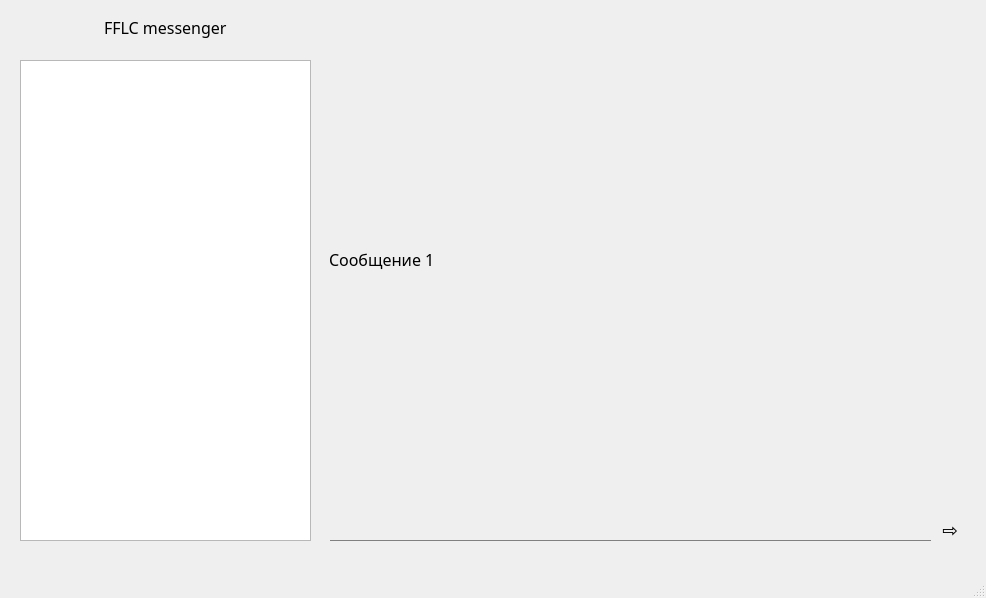
<?xml version="1.0" encoding="UTF-8"?>
<ui version="4.0">
 <class>MainWindow</class>
 <widget class="QMainWindow" name="MainWindow">
  <property name="geometry">
   <rect>
    <x>0</x>
    <y>0</y>
    <width>986</width>
    <height>598</height>
   </rect>
  </property>
  <property name="windowTitle">
   <string>MainWindow</string>
  </property>
  <property name="styleSheet">
   <string notr="true"/>
  </property>
  <widget class="QWidget" name="centralwidget">
   <widget class="QWidget" name="gridLayoutWidget">
    <property name="geometry">
     <rect>
      <x>20</x>
      <y>60</y>
      <width>291</width>
      <height>481</height>
     </rect>
    </property>
    <layout class="QGridLayout" name="gridLayout">
     <item row="0" column="0">
      <widget class="QListWidget" name="listWidget">
       <property name="font">
        <font>
         <family>SF UI Display</family>
         <pointsize>12</pointsize>
         <italic>false</italic>
         <bold>false</bold>
        </font>
       </property>
       <property name="styleSheet">
        <string notr="true"/>
       </property>
      </widget>
     </item>
    </layout>
   </widget>
   <widget class="QWidget" name="horizontalLayoutWidget">
    <property name="geometry">
     <rect>
      <x>20</x>
      <y>10</y>
      <width>291</width>
      <height>35</height>
     </rect>
    </property>
    <layout class="QHBoxLayout" name="horizontalLayout">
     <item>
      <widget class="QPushButton" name="pushButton">
       <property name="sizePolicy">
        <sizepolicy hsizetype="Fixed" vsizetype="Fixed">
         <horstretch>0</horstretch>
         <verstretch>0</verstretch>
        </sizepolicy>
       </property>
       <property name="autoFillBackground">
        <bool>false</bool>
       </property>
       <property name="styleSheet">
        <string notr="true">QPushButton
{
border: none
}
QPushButton:hover
{
border: 1px solid #bebebe;
}</string>
       </property>
       <property name="text">
        <string/>
       </property>
       <property name="checkable">
        <bool>false</bool>
       </property>
       <property name="default">
        <bool>false</bool>
       </property>
      </widget>
     </item>
     <item alignment="Qt::AlignHCenter">
      <widget class="QLabel" name="label">
       <property name="font">
        <font>
         <family>SF UI Display</family>
         <pointsize>12</pointsize>
         <italic>false</italic>
         <bold>false</bold>
        </font>
       </property>
       <property name="text">
        <string>FFLC messenger</string>
       </property>
      </widget>
     </item>
     <item>
      <widget class="QPushButton" name="pushButton_2">
       <property name="sizePolicy">
        <sizepolicy hsizetype="Maximum" vsizetype="Fixed">
         <horstretch>0</horstretch>
         <verstretch>0</verstretch>
        </sizepolicy>
       </property>
       <property name="styleSheet">
        <string notr="true">QPushButton
{
border: none
}
QPushButton:hover
{
border: 1px solid #bebebe;
}
</string>
       </property>
       <property name="text">
        <string/>
       </property>
      </widget>
     </item>
    </layout>
   </widget>
   <widget class="QWidget" name="verticalLayoutWidget">
    <property name="geometry">
     <rect>
      <x>330</x>
      <y>510</y>
      <width>601</width>
      <height>31</height>
     </rect>
    </property>
    <layout class="QVBoxLayout" name="verticalLayout">
     <item>
      <widget class="QPlainTextEdit" name="plainTextEdit">
       <property name="sizePolicy">
        <sizepolicy hsizetype="Ignored" vsizetype="Ignored">
         <horstretch>0</horstretch>
         <verstretch>0</verstretch>
        </sizepolicy>
       </property>
       <property name="font">
        <font>
         <family>SF UI Display</family>
         <pointsize>12</pointsize>
         <italic>false</italic>
         <bold>false</bold>
        </font>
       </property>
       <property name="styleSheet">
        <string notr="true">background-color: rgba(255, 255, 255, 0);
border: 0.5px solid grey;
border-top-color: rgba(255, 255, 255, 0);
border-right-color: rgba(255, 255, 255, 0);
border-left-color: rgba(255, 255, 255, 0);</string>
       </property>
       <property name="verticalScrollBarPolicy">
        <enum>Qt::ScrollBarAlwaysOff</enum>
       </property>
       <property name="horizontalScrollBarPolicy">
        <enum>Qt::ScrollBarAlwaysOff</enum>
       </property>
      </widget>
     </item>
    </layout>
   </widget>
   <widget class="QWidget" name="verticalLayoutWidget_2">
    <property name="geometry">
     <rect>
      <x>329</x>
      <y>9</y>
      <width>601</width>
      <height>501</height>
     </rect>
    </property>
    <layout class="QVBoxLayout" name="verticalLayout_2">
     <item>
      <widget class="QLabel" name="label_2">
       <property name="font">
        <font>
         <family>SF UI Display</family>
         <pointsize>12</pointsize>
         <italic>false</italic>
         <bold>false</bold>
        </font>
       </property>
       <property name="text">
        <string>Сообщение 1         </string>
       </property>
      </widget>
     </item>
    </layout>
   </widget>
   <widget class="QPushButton" name="pushButton_4">
    <property name="geometry">
     <rect>
      <x>940</x>
      <y>520</y>
      <width>20</width>
      <height>21</height>
     </rect>
    </property>
    <property name="font">
     <font>
      <pointsize>14</pointsize>
     </font>
    </property>
    <property name="styleSheet">
     <string notr="true">QPushButton
{
border: none
}
QPushButton:hover
{
border: 1px solid #bebebe;
}
</string>
    </property>
    <property name="text">
     <string>⇨</string>
    </property>
   </widget>
  </widget>
  <widget class="QMenuBar" name="menubar">
   <property name="geometry">
    <rect>
     <x>0</x>
     <y>0</y>
     <width>986</width>
     <height>29</height>
    </rect>
   </property>
  </widget>
  <widget class="QStatusBar" name="statusbar"/>
 </widget>
 <resources/>
 <connections/>
</ui>
